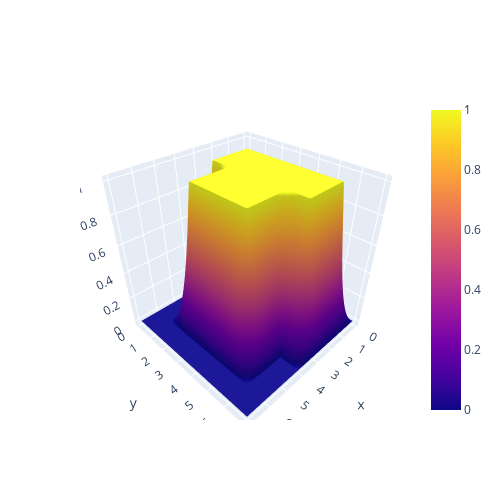

This figure's notebook cell:
### Code cell
s = np.array(
    [
        [0, 0, 0, 0, 0, 0, 0, 0],
        [0, 1, 1, 1, 0, 0, 0, 0],
        [0, 1, 1, 1, 1, 1, 0, 0],
        [0, 1, 1, 1, 1, 1, 0, 0],
        [0, 1, 1, 1, 1, 1, 0, 0],
        [0, 1, 1, 1, 1, 1, 0, 0],
        [0, 1, 1, 1, 0, 0, 0, 0],
        [0, 0, 0, 0, 0, 0, 0, 0],
    ],
    np.float32,
)

h_color_3d(s)

### Figure 1 — Plotly figure (JSON) as saved in the notebook; plotly's stock layout.template omitted (floating-point values rounded to 4 significant figures)
{"data": [{"type": "surface", "z": [[0, 0, 0, 0, 0, 0, 0, 0], [0, 1, 1, 1, 0, 0, 0, 0], [0, 1, 1, 1, 1, 1, 0, 0], [0, 1, 1, 1, 1, 1, 0, 0], [0, 1, 1, 1, 1, 1, 0, 0], [0, 1, 1, 1, 1, 1, 0, 0], [0, 1, 1, 1, 0, 0, 0, 0], [0, 0, 0, 0, 0, 0, 0, 0]]}], "layout": {"autosize": false, "height": 500, "width": 500}}
